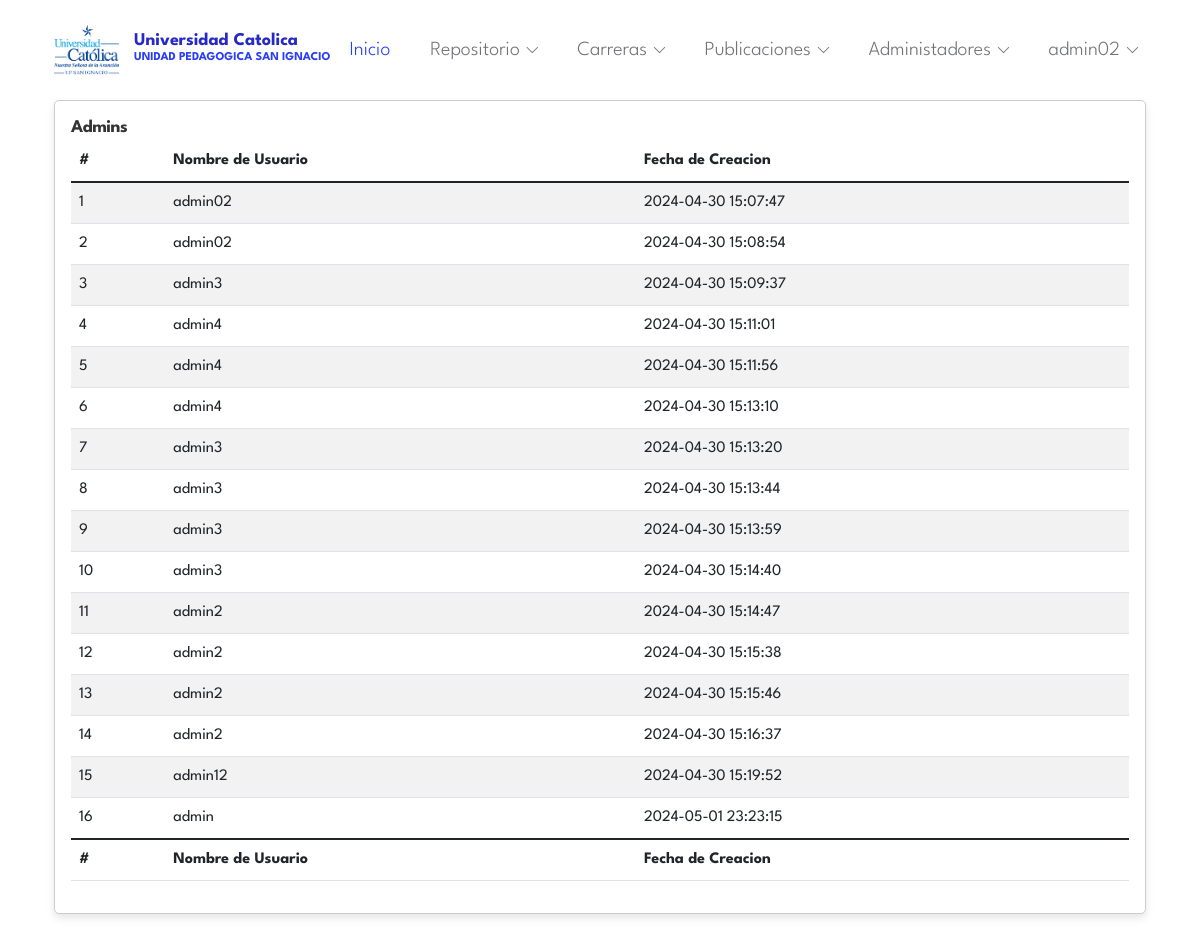
/admin-panel/admins/admins.php (signed in), run on the app's committed database.
### tables this page shows
CREATE TABLE `administrador` (
  `id_admin` int(11) NOT NULL,
  `nombre_admin` varchar(250) NOT NULL,
  `password` varchar(250) NOT NULL,
  `fecha_creacion` timestamp NOT NULL DEFAULT current_timestamp()
);

### admin-panel/admins/admins.php (the view, shortened to what this page needs)
<?php include "../includeAdmin/header.php";?>
<?php include "../../config/config.php";?>
<?php
  $administrador = $conn->query("SELECT nombre_admin, fecha_creacion FROM administrador");
  $administrador->execute();
  $admins = $administrador->fetchAll(PDO::FETCH_OBJ);
?>
<div class="container">
      <div class="row">
        <div class="col">
          <div class="card">
            <div class="card-body">
              <h5 class="card-title mb-4 d-inline">Admins</h5>
             <div class="table-responsive">
             <table id="example" class="table table-striped" style="width:100%">
                <thead>
                  <tr>
                    <th scope="col">#</th>
                    <th scope="col">Nombre de Usuario</th>
                    <th scope="col">Fecha de Creacion</th>
                  </tr>
                </thead>
                <tbody>
                <?php $i=1; foreach($admins as $admin):?>
                  <tr>
                    <td><?=$i++?></td>
                    <td><?=$admin->nombre_admin?></td>
                    <td><?=$admin->fecha_creacion?></td>
                  </tr>
                <?php endforeach; ?>
                </tbody>
                <tfoot>
                  <tr>
                    <th scope="col">#</th>
                    <th scope="col">Nombre de Usuario</th>
                    <th scope="col">Fecha de Creacion</th>
                  </tr>
                </tfoot>
              </table>
             </div>
            </div>
          </div>
        </div>
      </div>
  </div>
  <?php include "../includeAdmin/footer.php";?>

### css/tooplate-gotto-job.css (style rules this page uses)
:root { --white-color: #ffffff; --primary-color: #2729c4; --secondary-color: #0dcaf0; --section-bg-color: #f0f8ff; --custom-btn-bg-color: #293ef6; --social-icon-link-bg-color: #3e2beb; --dark-color: #000000; --p-color: #717275; --border-color: #e9eaeb; --body-font-family: 'League Spartan', sans-serif; --h1-font-size: 62px; --h2-font-size: 48px; --h3-font-size: 36px; --h4-font-size: 32px; --h5-font-size: 24px; --h6-font-size: 22px; --p-font-size: 20px; --btn-font-size: 16px; --copyright-font-size: 14px; --border-radius-large: 100px; --border-radius-medium: 30px; --border-radius-small: 10px; --font-weight-thin: 100; --font-weight-light: 300; --font-weight-normal: 400; --font-weight-semibold: 600; --font-weight-bold: 700; }
body { background-color: var(--white-color); font-family: var(--body-font-family); }
h1, h2, h3, h4, h5, h6 { color: var(--dark-color); font-weight: var(--font-weight-semibold); letter-spacing: -0.5px; }
h5 { font-size: var(--h5-font-size); }
.card { border: 1px solid #ccc; border-radius: 5px; margin-bottom: 20px; box-shadow: 0 4px 8px rgba(0, 0, 0, 0.1); }
.card-title { font-size: 18px; font-weight: bold; color: #333; }

### data on the page
administrador: nombre_admin "admin02", fecha_creacion "2024-04-30 15:07:47"
administrador: nombre_admin "admin02", fecha_creacion "2024-04-30 15:08:54"
administrador: nombre_admin "admin3", fecha_creacion "2024-04-30 15:09:37"
administrador: nombre_admin "admin4", fecha_creacion "2024-04-30 15:11:01"
administrador: nombre_admin "admin4", fecha_creacion "2024-04-30 15:11:56"
administrador: nombre_admin "admin4", fecha_creacion "2024-04-30 15:13:10"
administrador: nombre_admin "admin3", fecha_creacion "2024-04-30 15:13:20"
administrador: nombre_admin "admin3", fecha_creacion "2024-04-30 15:13:44"
administrador: nombre_admin "admin3", fecha_creacion "2024-04-30 15:13:59"
administrador: nombre_admin "admin3", fecha_creacion "2024-04-30 15:14:40"
administrador: nombre_admin "admin2", fecha_creacion "2024-04-30 15:14:47"
administrador: nombre_admin "admin2", fecha_creacion "2024-04-30 15:15:38"
administrador: nombre_admin "admin2", fecha_creacion "2024-04-30 15:15:46"
administrador: nombre_admin "admin2", fecha_creacion "2024-04-30 15:16:37"
administrador: nombre_admin "admin12", fecha_creacion "2024-04-30 15:19:52"
administrador: nombre_admin "admin", fecha_creacion "2024-05-01 23:23:15"

### other printed values
$_SESSION['nombre_admin'] "admin02"
